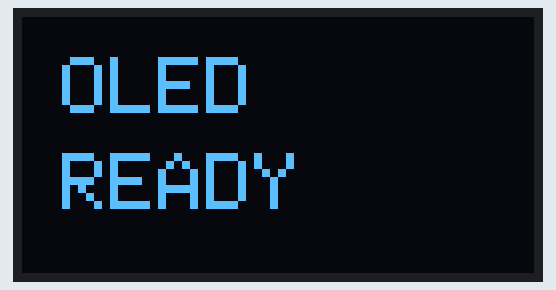
Recording of a sketch running on a simulated ESP32. On the bench: 128×64 one-colour display. What the sketch prints to the serial monitor is not drawn.

Above: at 0.6 s.
At 2.1 s:
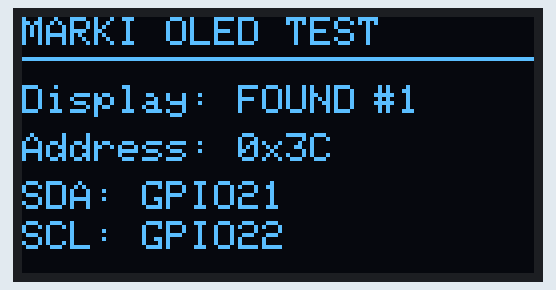
At 10.1 s:
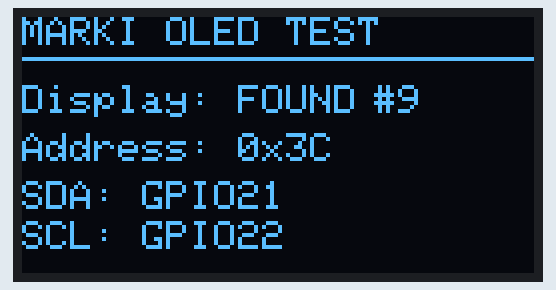
At 20.1 s:
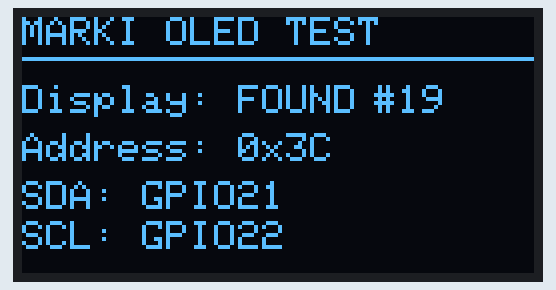
At 29.1 s:
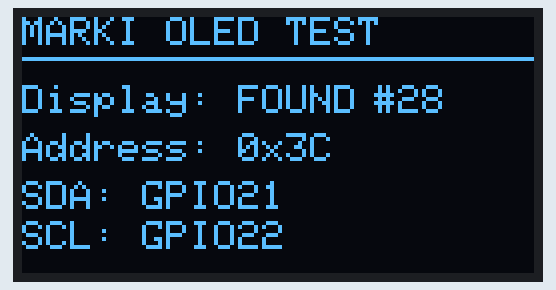
At 38.1 s:
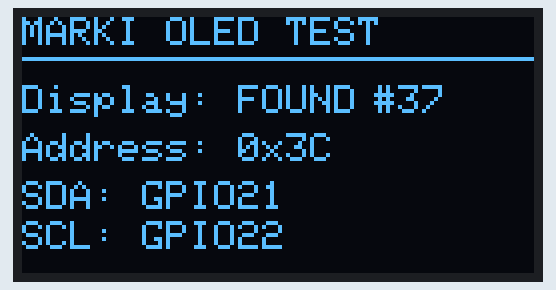

The sketch:

oled_screen_testing.ino
```cpp
#include <Wire.h>
#include <Adafruit_GFX.h>
#include <Adafruit_SSD1306.h>

constexpr uint8_t SDA_PIN = 21;
constexpr uint8_t SCL_PIN = 22;
constexpr int SCREEN_WIDTH = 128;
constexpr int SCREEN_HEIGHT = 64;

Adafruit_SSD1306 display(SCREEN_WIDTH, SCREEN_HEIGHT, &Wire, -1);

uint8_t oledAddress = 0;
unsigned long testCount = 0;
unsigned long lastUpdate = 0;

bool deviceResponds(uint8_t address) {
  Wire.beginTransmission(address);
  return Wire.endTransmission() == 0;
}

bool findOled() {
  if (deviceResponds(0x3C)) {
    oledAddress = 0x3C;
    return true;
  }

  if (deviceResponds(0x3D)) {
    oledAddress = 0x3D;
    return true;
  }

  return false;
}

void drawTestScreen() {
  display.clearDisplay();
  display.setTextColor(SSD1306_WHITE);
  display.setTextSize(1);
  display.setCursor(0, 0);
  display.println("MARKI OLED TEST");
  display.drawLine(0, 10, 127, 10, SSD1306_WHITE);
  display.setCursor(0, 17);
  display.println("Display: FOUND");
  display.setCursor(0, 29);
  display.print("Address: 0x");
  display.println(oledAddress, HEX);
  display.setCursor(0, 41);
  display.println("SDA: GPIO21");
  display.setCursor(0, 51);
  display.print("SCL: GPIO22");
  display.setCursor(88, 17);
  display.print("#");
  display.println(testCount);
  display.display();
}

void setup() {
  Serial.begin(115200);
  delay(500);
  Serial.println();
  Serial.println("Marki OLED screen test");
  Serial.println("Starting I2C...");

  Wire.begin(SDA_PIN, SCL_PIN);

  if (!findOled()) {
    Serial.println("OLED not found at address 0x3C or 0x3D.");
    while (true) {
      delay(1000);
    }
  }

  Serial.print("OLED found at address 0x");
  Serial.println(oledAddress, HEX);

  if (!display.begin(SSD1306_SWITCHCAPVCC, oledAddress)) {
    Serial.println("SSD1306 initialization failed.");
    while (true) {
      delay(1000);
    }
  }

  Serial.println("OLED initialized successfully.");
  display.clearDisplay();
  display.setTextColor(SSD1306_WHITE);
  display.setTextSize(2);
  display.setCursor(10, 10);
  display.println("OLED");
  display.setCursor(10, 34);
  display.println("READY");
  display.display();
  delay(1500);
}

void loop() {
  if (millis() - lastUpdate >= 1000) {
    lastUpdate = millis();
    testCount++;
    drawTestScreen();
    Serial.print("OLED refresh: ");
    Serial.println(testCount);
  }
}
```

Measured:
- what the display in image 0 shows lasts 1.5 s, from 0.6 s to 2.1 s
- what the display in image 1 shows lasts 1.0 s, from 2.1 s to 3.1 s
